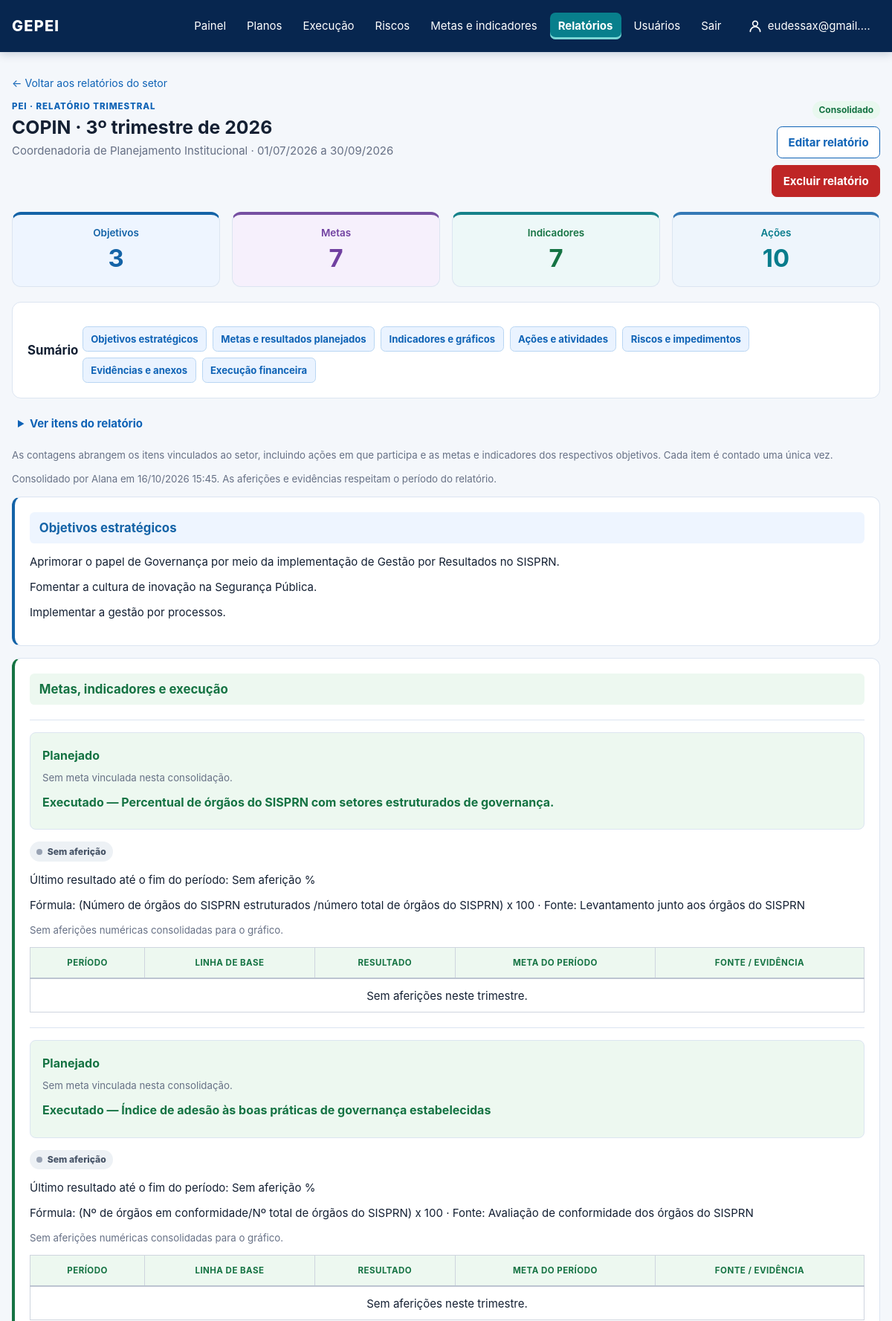
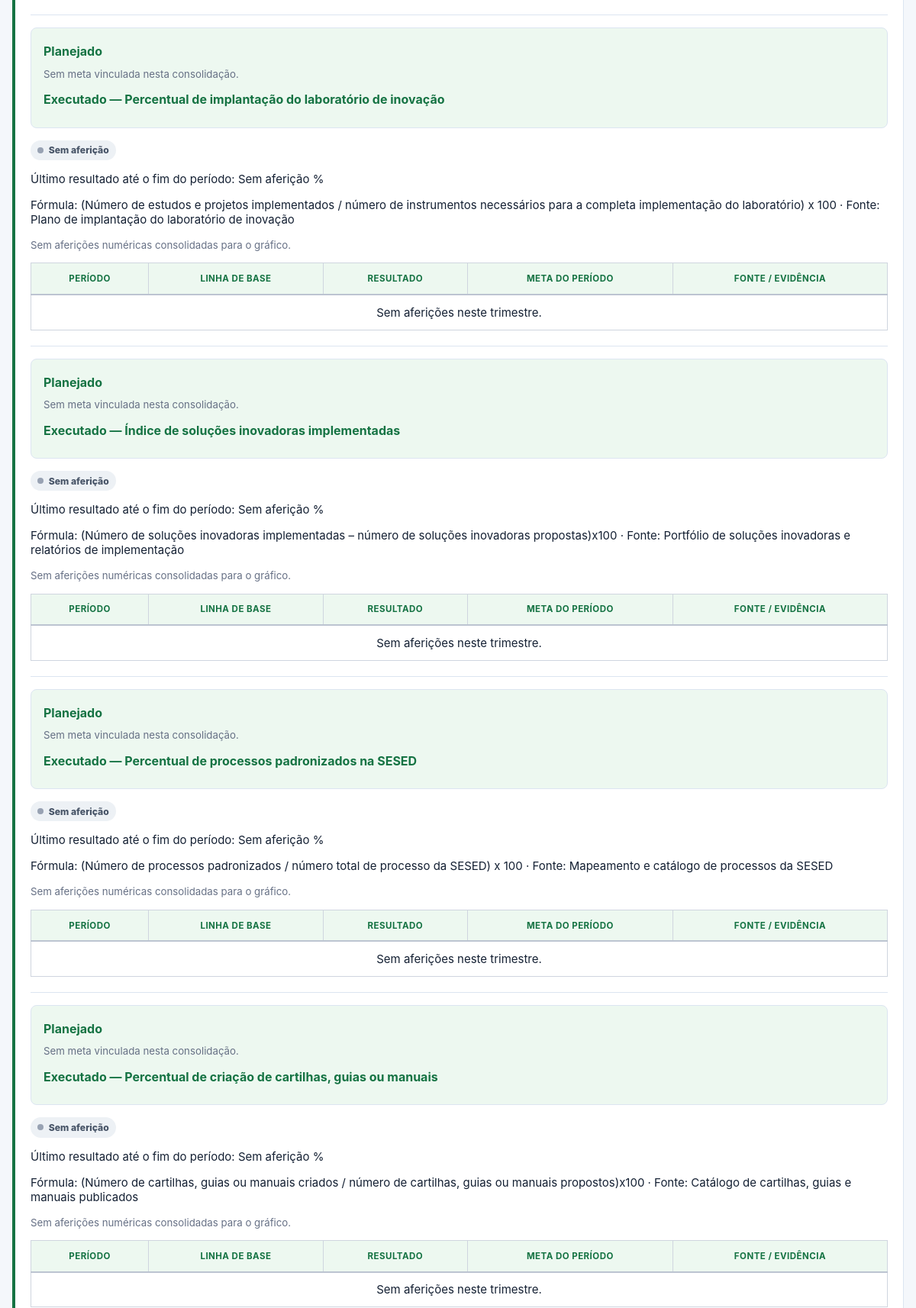
Page /relatorios/trimestrais/1/ (signed in, upper part) on the committed database (2 pictures, top to bottom).
### core/models.py (models this page shows, shortened)
class OrganizationalUnit(models.Model):
    class UnitType(models.TextChoices):
        ORGAN = "ORGAO", "Órgão"
        UNIT = "UNIDADE", "Unidade"
        SECTOR = "SETOR", "Setor"
    organization = models.ForeignKey(Organization, on_delete=models.PROTECT)
    parent = models.ForeignKey("self", null=True, blank=True, on_delete=models.PROTECT)
    name = models.CharField(max_length=180)
    acronym = models.CharField(max_length=30, blank=True)
    unit_type = models.CharField(max_length=10, choices=UnitType.choices)

class QuarterlySectorReport(models.Model):
    unit = models.ForeignKey(OrganizationalUnit, on_delete=models.PROTECT)
    plan = models.ForeignKey(Plan, on_delete=models.PROTECT)
    year = models.PositiveSmallIntegerField()
    quarter = models.PositiveSmallIntegerField(choices=[(n, f"{n}º trimestre") for n in range(1, 5)])
    snapshot = models.JSONField(default=dict)
    consolidated_by = models.ForeignKey(settings.AUTH_USER_MODEL, on_delete=models.PROTECT)
    consolidated_at = models.DateTimeField(auto_now_add=True)
    class Meta:
        ordering = ["-year", "-quarter", "unit__name"]
        default_permissions = ("view",)
        permissions = [("consolidate_quarterlysectorreport", "Consolidar relatório trimestral do próprio setor")]
        constraints = [models.UniqueConstraint(fields=["plan", "unit", "year", "quarter"], name="unique_quarterly_sector_report"), models.CheckConstraint(condition=models.Q(quarter__gte=1, quarter__lte=4), name="valid_report_quarter")]

### core/quarterly_reports.py (the view)
# urls.py: path("relatorios/trimestrais/<int:report_id>/", quarterly_reports.detail, name="quarterly_report_detail"),
@login_required
def detail(request, report_id):
    if not _can_view(request.user):
        raise PermissionDenied
    report = get_object_or_404(QuarterlySectorReport.objects.filter(unit__in=view_scope_units(OrganizationalUnit.objects.all(), request.user)).select_related("unit", "plan", "consolidated_by"), pk=report_id)
    ids = user_unit_ids(request.user)
    request.read_only_other_unit = ids is not None and report.unit_id not in ids
    display_data = _report_display_data(report.snapshot, report)
    indicator_rows = [{"item": item, "chart": _snapshot_indicator_chart(item), "chart_data_id": item["chart_data_id"]} for item in display_data["indicators"]]
    return render(request, "core/quarterly_report_detail.html", {"report": report, "data": display_data, "indicator_rows": indicator_rows, "has_indicator_charts": any(row["chart"] for row in indicator_rows), "can_manage_report": request.user.has_perm("core.consolidate_quarterlysectorreport") and scope_units(OrganizationalUnit.objects.all(), request.user).filter(pk=report.unit_id).exists()})

### core/context_processors.py (called while the page is built)
def navigation_plans(request):
    if not request.user.is_authenticated:
        return {"navigation_plans": []}
    return {"navigation_plans": Plan.objects.order_by("acronym", "name")}

### core/permissions.py (called while the page is built, shortened)
def is_administrator(user):
    if user.is_superuser:
        return True
    return user.groups.filter(name__iexact=ADMINISTRATOR_GROUP_NAME).exists()

def user_unit_ids(user, for_view=False):
    if is_administrator(user) or (for_view and user.has_perm("core.view_other_units")):
        return None

def scope_units(queryset, user, for_view=False):
    ids = user_unit_ids(user, for_view=for_view)
    return queryset if ids is None else queryset.filter(pk__in=ids)

def selected_unit_for_request(request):
    ids = user_unit_ids(request.user)
    requested = request.GET.get("unit", "")
    if ids is None:
        return requested

def view_scope_units(queryset, user):
    return scope_units(queryset, user, for_view=True)

### core/quarterly_reports.py (called while the page is built, shortened)
def _can_view(user):
    return any(user.has_perm(p) for p in ("core.view_quarterlysectorreport", "core.view_sectorreport", "core.view_reportcycle", "core.consolidate_quarterlysectorreport"))

def _snapshot_indicator_chart(indicator):
    from .views import _decimal_from_measurement
    points = []
    for measurement in reversed(indicator.get("measurements", [])):
        result = _decimal_from_measurement(measurement.get("result"))
        if result is None:
            continue
        expected = _decimal_from_measurement(measurement.get("expected"))
        points.append((measurement.get("period") or "Período não informado", float(result), float(expected) if expected is not None else None))
    if not points:
        return None

### core/templatetags/progress.py (called while the page is built)
def progress_color(percent):
    stops = [(0, (211, 47, 47)), (25, (244, 124, 72)), (50, (255, 209, 102)),
             (75, (168, 216, 135)), (100, (25, 135, 84))]
    for (start, low), (end, high) in zip(stops, stops[1:]):
        if percent <= end:
            ratio = (percent - start) / (end - start)
            return "#{:02x}{:02x}{:02x}".format(*(round(a + (b - a) * ratio) for a, b in zip(low, high)))
    return "#198754"

### core/views.py (called while the page is built, shortened)
def _decimal_from_measurement(value):
    if value is None or value == "":
        return None

### templates/core/quarterly_report_detail.html (shortened to what this page needs)
{% extends "base.html" %}
{% load static progress %}
{% block content %}
<a class="back-link" href="{% url 'report_cycle_overview' %}?unit={{ report.unit_id }}">← Voltar aos relatórios do setor</a>
<header class="action-detail-heading"><div><p class="eyebrow">{{ data.plan_acronym }} · Relatório trimestral</p><h1>{{ data.unit_acronym }} · {{ report.quarter }}º trimestre de {{ report.year }}</h1><p>{{ data.unit }} · {{ data.period_label }}</p></div><div class="heading-actions"><span class="chip chip-concluida">Consolidado</span>{% if can_manage_report %}<a class="button button-secondary" href="{% url 'quarterly_report_edit' report.pk %}">Editar relatório</a><button type="button" class="button button-danger" data-delete-report="{{ report.pk }}">Excluir relatório</button>{% endif %}</div></header>
<section class="metrics metrics-centered quarterly-report-metrics" aria-label="Totais do setor, incluindo participação">
  <article class="metric-card report-theme-objectives"><span>Objetivos</span><strong>{{ data.objectives|length }}</strong></article>
  <article class="metric-card report-theme-targets"><span>Metas</span><strong>{{ data.targets|length }}</strong></article>
  <article class="metric-card report-theme-indicators"><span>Indicadores</span><strong>{{ data.indicators|length }}</strong></article>
  <article class="metric-card report-theme-actions"><span>Ações</span><strong>{{ data.actions|length }}</strong></article>
</section>
<nav class="panel quarterly-report-summary" aria-label="Sumário do relatório">
  <h2>Sumário</h2>
  <div class="quarterly-report-summary-links">
    <a href="#objetivos">Objetivos estratégicos</a><a href="#metas">Metas e resultados planejados</a><a href="#indicadores">Indicadores e gráficos</a><a href="#acoes">Ações e atividades</a><a href="#riscos">Riscos e impedimentos</a><a href="#evidencias">Evidências e anexos</a><a href="#financeiro">Execução financeira</a>
  </div>
</nav>
<details class="report-item-map"><summary>Ver itens do relatório</summary>{% include "core/_quarterly_report_map.html" %}</details>
<p class="form-hint">As contagens abrangem os itens vinculados ao setor, incluindo ações em que participa e as metas e indicadores dos respectivos objetivos. Cada item é contado uma única vez.</p>
<p class="form-hint">Consolidado por {{ report.consolidated_by.get_full_name|default:report.consolidated_by.username }} em {{ report.consolidated_at|date:"d/m/Y H:i" }}. As aferições e evidências respeitam o período do relatório.</p>
<section class="panel quarterly-report-block report-theme-objectives" id="objetivos"><h2>Objetivos estratégicos</h2>{% for item in data.objectives %}<p id="report-objective-{{ forloop.counter }}">{{ item.title }}</p>{% empty %}<p>Nenhum objetivo vinculado ao setor.</p>{% endfor %}</section>
<section class="panel quarterly-report-block report-theme-indicators" id="metas"><h2>Metas, indicadores e execução</h2>
{% for item in data.indicators %}<article class="unified-result-section" id="report-indicator-{{ forloop.counter }}">
  <div class="report-planned-result"><h3>Planejado</h3>
  {% for target in item.targets %}<p{% if target.report_anchor %} id="{{ target.report_anchor }}"{% endif %}><strong>{{ target.description }}</strong></p><p>Meta planejada: {{ target.value|default:"Não informada" }} {{ target.unit }} · {{ target.period }}</p>{% empty %}<p class="form-hint">Sem meta vinculada nesta consolidação.</p>{% endfor %}
  <h3>Executado — {{ item.name }}</h3></div><p><span class="signal signal-{{ item.signal_class }}"><i></i>{{ item.status }}</span></p>
  <p>Último resultado até o fim do período: {{ item.latest_result|default_if_none:"Sem aferição" }} {{ item.unit }}{% if item.latest_period %} · {{ item.latest_period }}{% endif %}</p>
  <p>Fórmula: {{ item.formula|default:"Não informada" }} · Fonte: {{ item.source|default:"Não informada" }}</p>
  {% if item.chart %}<div class="indicator-chart" id="{{ item.chart_id }}" data-report-chart data-report-indicator-chart data-source="{{ item.chart_data_id }}" role="img" aria-label="Gráfico de {{ item.name }}: resultado e meta do período"></div>{{ item.chart|json_script:item.chart_data_id }}{% else %}<p class="form-hint">Sem aferições numéricas consolidadas para o gráfico.</p>{% endif %}
  <div class="responsive-table"><table><thead><tr><th>Período</th><th>Linha de base</th><th>Resultado</th><th>Meta do período</th><th>Fonte / evidência</th></tr></thead><tbody>{% for measurement in item.measurements %}<tr><td>{{ measurement.period }}</td><td>{{ measurement.baseline }}</td><td>{{ measurement.result }}</td><td>{{ measurement.expected|default_if_none:"Não informada" }}</td><td>{{ measurement.source }}{% if measurement.download_url and perms.core.view_indicatormeasurement %}<a href="{{ measurement.download_url }}" class="row-icon evidence-link" target="_blank" rel="noopener" title="Abrir evidência da aferição" aria-label="Abrir evidência da aferição">{% include "core/_record_icon.html" with icon="evidence" %}</a>{% endif %}</td></tr>{% empty %}<tr><td colspan="5">Sem aferições neste trimestre.</td></tr>{% endfor %}</tbody></table></div>
</article>{% empty %}<p>Nenhum indicador vinculado ao setor.</p>{% endfor %}
</section>
{% endblock %}

### templates/base.html (shortened to what this page needs)
{% load static %}
<!doctype html>
<html lang="pt-br">
<head>
  <link rel="stylesheet" href="{% static 'css/gepei.css' %}?v=20261022-10">
</head>
<body>
  <header class="topbar">
    <a class="brand" href="{% url 'dashboard' %}">GEPEI</a>
    {% if user.is_authenticated %}
      <nav>
        <a href="{% url 'dashboard' %}" {% if request.path == '/' %}class="nav-active" aria-current="page"{% endif %}>Painel</a>
        {% if perms.core.view_plan %}<details class="nav-plans{% if '/pei/' in request.path %} nav-active{% endif %}">
          <summary {% if '/pei/' in request.path %}aria-current="page"{% endif %}>Planos</summary>
        </details>{% endif %}
        {% if perms.core.view_actionplan %}<a href="{% url 'action_plan_list' %}" {% if '/planos-de-acao/' in request.path and '/riscos/' not in request.path %}class="nav-active" aria-current="page"{% endif %}>Execução</a>{% endif %}
        {% if perms.core.view_risk %}<a href="{% url 'risk_overview' %}" {% if '/riscos/' in request.path %}class="nav-active" aria-current="page"{% endif %}>Riscos</a>{% endif %}
        {% if perms.core.view_strategictarget or perms.core.view_indicator %}<a href="{% if perms.core.view_indicator %}{% url 'indicator_overview' %}{% else %}{% url 'target_overview' %}{% endif %}" >Metas e indicadores</a>{% endif %}
        {% if perms.core.view_reportcycle or perms.core.view_sectorreport or perms.core.view_quarterlysectorreport or perms.core.consolidate_quarterlysectorreport %}<a href="{% url 'report_cycle_overview' %}" {% if '/relatorios/' in request.path %}class="nav-active" aria-current="page"{% endif %}>Relatórios</a>{% endif %}
        {% if perms.auth.view_user or perms.auth.view_group %}
        <details class="nav-plans{% if '/usuarios/' in request.path %} nav-active{% endif %}">
          <summary {% if '/usuarios/' in request.path %}aria-current="page"{% endif %}>Usuários</summary>
        </details>
        {% endif %}
        <form method="post" action="{% url 'logout' %}" onsubmit="return confirm('Tem certeza de que deseja sair?');">
          <button type="submit">Sair</button>
        </form>
        <a class="nav-user{% if request.path == '/minha-conta/' %} nav-active{% endif %}" href="{% url 'profile_edit' %}" title="Minha conta">
          <svg width="20" height="20" viewBox="0 0 24 24" fill="none" stroke="currentColor" stroke-width="2" stroke-linecap="round" stroke-linejoin="round" aria-hidden="true"><circle cx="12" cy="8" r="4"/><path d="M4 21c0-4.4 3.6-8 8-8s8 3.6 8 8"/></svg>
          <span>{{ user.first_name|default:user.username }}</span>
        </a>
      </nav>
    {% endif %}
  </header>
  <main class="container">
    {% block content %}{% endblock %}
  </main>
</body>
</html>

### rows in the picture
OrganizationalUnit: unit_acronym "COPIN", unit "Coordenadoria de Planejamento Institucional"
QuarterlySectorReport: quarter "3", year "2026", consolidated_by.get_full_name "Alana", consolidated_at "16/10/2026 15:45"

### other values in the picture
{{ user.first_name|default:user.username }} "eudessax@gmail.…"
{{ data.plan_acronym }} "PEI"
{{ data.period_label }} "01/07/2026 a 30/09/2026"
{{ data.objectives|length }} "3"
{{ data.targets|length }} "7"
{{ data.indicators|length }} "7"
{{ data.actions|length }} "10"
{{ item.title }} "Aprimorar o papel de Governança por meio da implementação de Gestão por Resultados no SISPRN." "Fomentar a cultura de inovação na Segurança Pública." "Implementar a gestão por processos."
{{ item.name }} "Percentual de órgãos do SISPRN com setores estruturados de governança." "Índice de adesão às boas práticas de governança estabelecidas" "Percentual de implantação do laboratório de inovação" "Índice de soluções inovadoras implementadas" "Percentual de processos padronizados na SESED" "Percentual de criação de cartilhas, guias ou manuais"
{{ item.status }} "Sem aferição" "Sem aferição" "Sem aferição" "Sem aferição" "Sem aferição" "Sem aferição"
{{ item.latest_result|default_if_none:"Sem aferição" }} "Sem aferição" "Sem aferição" "Sem aferição" "Sem aferição" "Sem aferição" "Sem aferição"
{{ item.unit }} "%" "%" "%" "%" "%" "%"
{{ item.formula|default:"Não informada" }} "(Número de órgãos do SISPRN estruturados /número total de órgãos do SISPRN) x 100" "(Nº de órgãos em conformidade/Nº total de órgãos do SISPRN) x 100" "(Número de estudos e projetos implementados / número de instrumentos necessários para a completa implementação do laboratório) x 100" "(Número de soluções inovadoras implementadas – número de soluções inovadoras propostas)x100" "(Número de processos padronizados / número total de processo da SESED) x 100" "(Número de cartilhas, guias ou manuais criados / número de cartilhas, guias ou manuais propostos)x100"
{{ item.source|default:"Não informada" }} "Levantamento junto aos órgãos do SISPRN" "Avaliação de conformidade dos órgãos do SISPRN" "Plano de implantação do laboratório de inovação" "Portfólio de soluções inovadoras e relatórios de implementação" "Mapeamento e catálogo de processos da SESED" "Catálogo de cartilhas, guias e manuais publicados"
